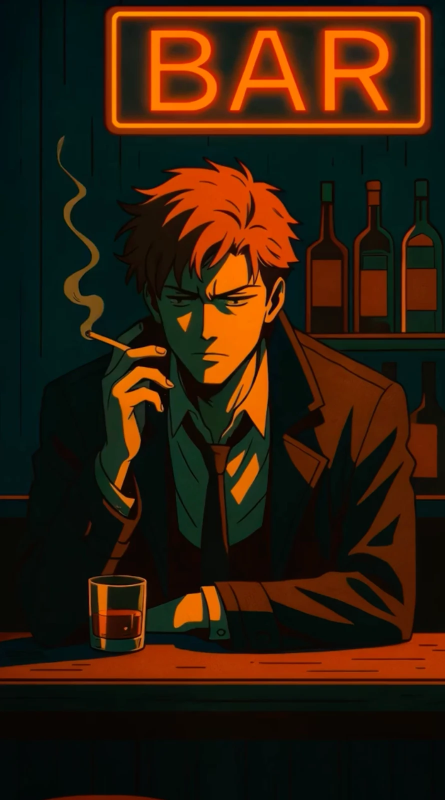
#> input picture bar-neon/src/still.png, 890 x 1600 px (shown at 1/2 size)
$ python prep.py
#> lines starting #> are read from the running program, lines starting #| are printed output that depends on the picture; after the words box and inside, x2 and y2 are one past the last pixel; in counts of white or black regions, pixels touching at a corner belong together; long printed decimals are rounded
# Prepara capas a partir del dibujo fijo: base sin brazo/humo, capa del brazo, capa del neón.
import numpy as np
from PIL import Image, ImageDraw, ImageFilter
A=np.array(Image.open('src/still.png').convert('RGB')).astype(np.float32);H,W=A.shape[:2]
#> after `H, W = A.shape[:2]`: H = 1600; W = 890
P=[(105,62),(130,58),(200,86),(300,122),(385,148),(430,155),(520,146),(585,158),(612,185),(606,212),(560,218),(520,230),(440,236),(405,236),(420,282),(480,280),(540,290),(600,338),(652,380),(646,402),(600,408),(552,388),(560,425),(582,472),(588,540),(560,554),(520,522),(498,492),(470,480),(425,500),(405,522),(412,562),(440,622),(456,702),(452,762),(432,812),(402,842),(382,882),(372,942),(342,1000),(382,1040),(420,1082),(412,1122),(382,1162),(330,1176),(262,1124),(232,1094),(212,1050),(188,1000),(182,900),(200,800),(226,750),(238,720),(248,640),(240,560),(228,470),(228,380),(240,330),(280,272),(310,205),(338,160),(300,128),(250,100),(190,84),(140,80)]
P=[(130+x/3,640+y/3) for x,y in P]
m=Image.new('L',(W,H),0);ImageDraw.Draw(m).polygon(P,fill=255);arm=np.array(m)>0
#> after `m = Image.new('L', (W, H), 0)`: m: PIL image 890x1600 L; every value is 0
#> after `ImageDraw.Draw(m).polygon(P, fill=255)`:
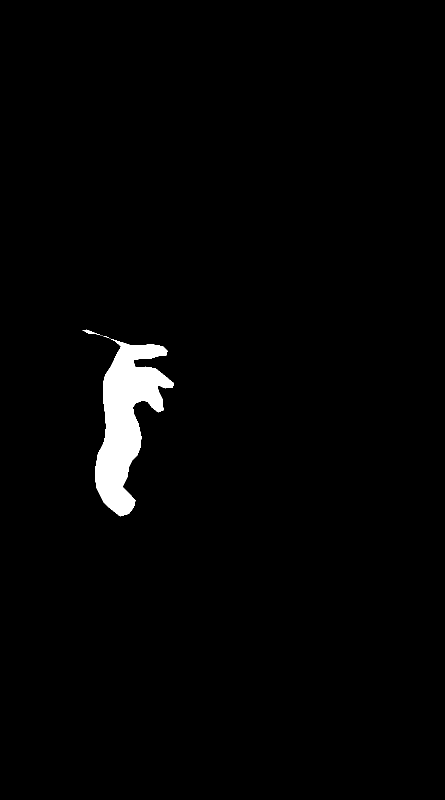
#> m: PIL image 890x1600 L (shown at 1/2 size); 1.9% white; 6 white regions (4 under 20 px), largest, box (x1, y1, x2, y2) and area: (190, 677, 348, 1033) 26444, (165, 659, 200, 670) 113
R,G,B=A[...,0],A[...,1],A[...,2];yy,xx=np.mgrid[:H,:W]
#> after `R, G, B = (A[..., 0], A[..., 1], A[..., 2])`:
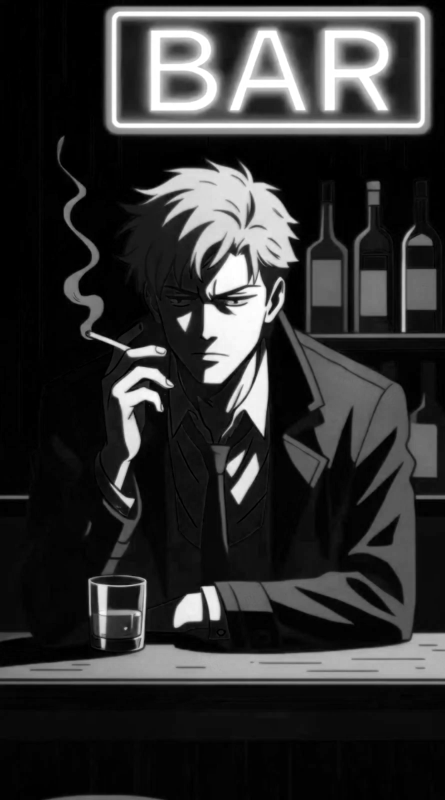
#> R: shape (1600, 890) float32 (shown at 1/2 size); min 0, max 255, mean 50.2
#> after `R, G, B = (A[..., 0], A[..., 1], A[..., 2])`:
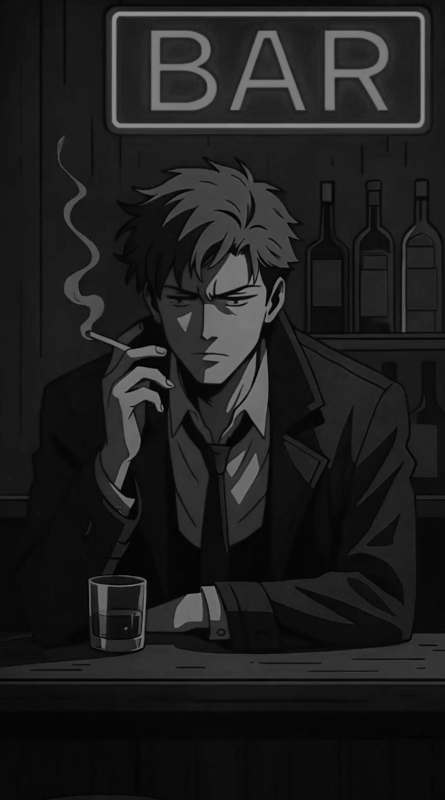
#> G: shape (1600, 890) float32 (shown at 1/2 size); min 0, max 154, mean 30
#> after `R, G, B = (A[..., 0], A[..., 1], A[..., 2])`:
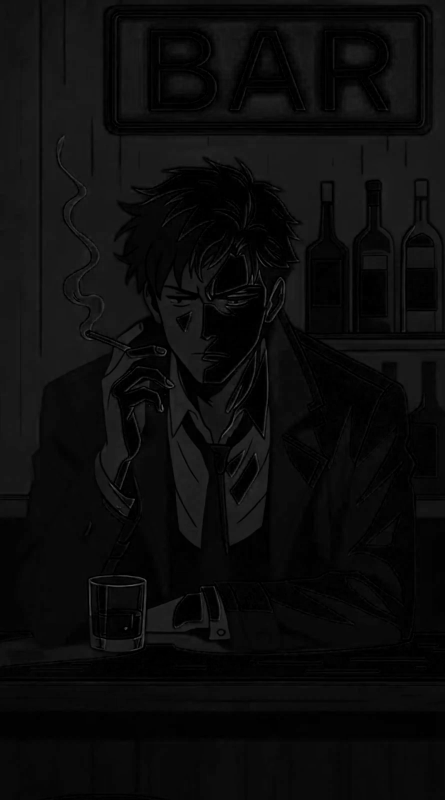
#> B: shape (1600, 890) float32 (shown at 1/2 size); min 0, max 101, mean 12.1
smoke=(R>45)&(R>B+14)&(G>0.55*R)&(G>B)&(R<225)&(xx<238)&(yy>230)&(yy<720)
#> smoke: shape (1600, 890) bool; 0.53% white; 5 white regions (1 under 20 px), largest, box (x1, y1, x2, y2) and area: (114, 273, 207, 680) 7200, (180, 664, 238, 688) 164, (190, 674, 220, 687) 63, (222, 687, 238, 698) 48
print('humo px',smoke.sum(),'color medio',A[smoke].mean(0))
#| humo px 7476 color medio [107.735  75.481  26.767]
hm=Image.fromarray(((smoke|arm)*255).astype(np.uint8)).filter(ImageFilter.MaxFilter(9));hole=np.array(hm)>0
#> after `hm = Image.fromarray(((smoke | arm) * 255).astype(np.uint8)).filter(Im`: hm: PIL image 890x1600 L; 3.2% white; 1 white region, box (x1, y1, x2, y2) and area: (110, 269, 352, 1037) 45809
def diffuse(img,known,k=4,it=700):
#> called with k = 4, it = 700
    h,w=known.shape;sm=Image.fromarray(np.clip(img,0,255).astype(np.uint8)).resize((w//k,h//k),Image.BILINEAR)
#> after `h, w = known.shape`: h = 1600; w = 890
    c=np.array(sm).astype(np.float32);kn=np.array(Image.fromarray((known*255).astype(np.uint8)).resize((w//k,h//k),Image.NEAREST))>250
#> after `kn = np.array(Image.fromarray((known * 255).astype(np.uint8)).resize((`: kn: shape (400, 222) bool; 96.8% white; 1 black region, box (x1, y1, x2, y2) and area: (27, 67, 88, 259) 2874
    c[~kn]=c[kn].mean(0)
#> c: shape (400, 222, 3) float32; mean R, G, B 49.1, 29.1, 11.9
    for _ in range(it):
        p=np.pad(c,((1,1),(1,1),(0,0)),mode='edge');n=(p[:-2,1:-1]+p[2:,1:-1]+p[1:-1,:-2]+p[1:-1,2:])/4
        c=np.where(kn[...,None],c,n)
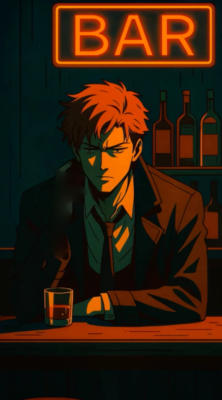
#> c: shape (400, 222, 3) float32; mean R, G, B 47.9, 28.7, 12
    return np.array(Image.fromarray(np.clip(c,0,255).astype(np.uint8)).resize((w,h),Image.BICUBIC)).astype(np.float32)
fill=np.array(Image.fromarray(np.clip(diffuse(A,~hole),0,255).astype(np.uint8)).filter(ImageFilter.GaussianBlur(2))).astype(np.float32)
soft=np.array(hm.filter(ImageFilter.GaussianBlur(2))).astype(np.float32)[...,None]/255
base=A*(1-soft)+fill*soft
Image.fromarray(np.clip(base,0,255).astype(np.uint8)).save('src/base.png')
Image.fromarray(np.dstack([A,np.array(m.filter(ImageFilter.GaussianBlur(1.2))).astype(np.float32)]).astype(np.uint8),'RGBA').save('src/arm.png')
neon=(R>190)&(G>55)&(G<170)&(B<70)&(yy<300)
#> neon: shape (1600, 890) bool; 3% white; 4 white regions, box (x1, y1, x2, y2) and area: (223, 22, 851, 256) 16783, (302, 60, 434, 222) 9789, (649, 60, 777, 221) 9041, (460, 61, 611, 221) 7368
nm=np.array(Image.fromarray((neon*255).astype(np.uint8)).filter(ImageFilter.MaxFilter(3)))
#> nm: shape (1600, 890); 3.5% white; 4 white regions, box (x1, y1, x2, y2) and area: (222, 21, 852, 257) 20173, (301, 59, 435, 223) 11001, (648, 59, 778, 222) 10135, (459, 60, 612, 222) 8382
Image.fromarray(np.dstack([A.astype(np.uint8),nm]),'RGBA').save('src/neon.png')
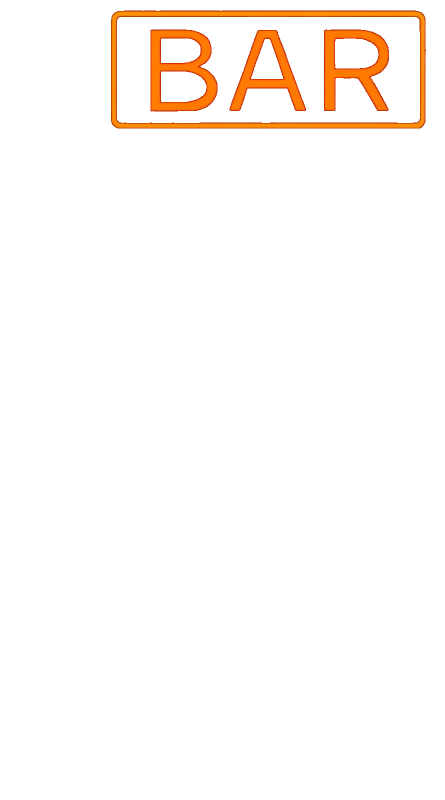
#> saved as neon.png: PIL image 890x1600 RGBA (shown at 1/2 size); mean R, G, B, A 50.2, 30, 12.1, 8.9; transparent parts drawn white
Image.fromarray(np.clip(base,0,255).astype(np.uint8)).crop((0,240,620,1100)).save('build/base_crop.png')
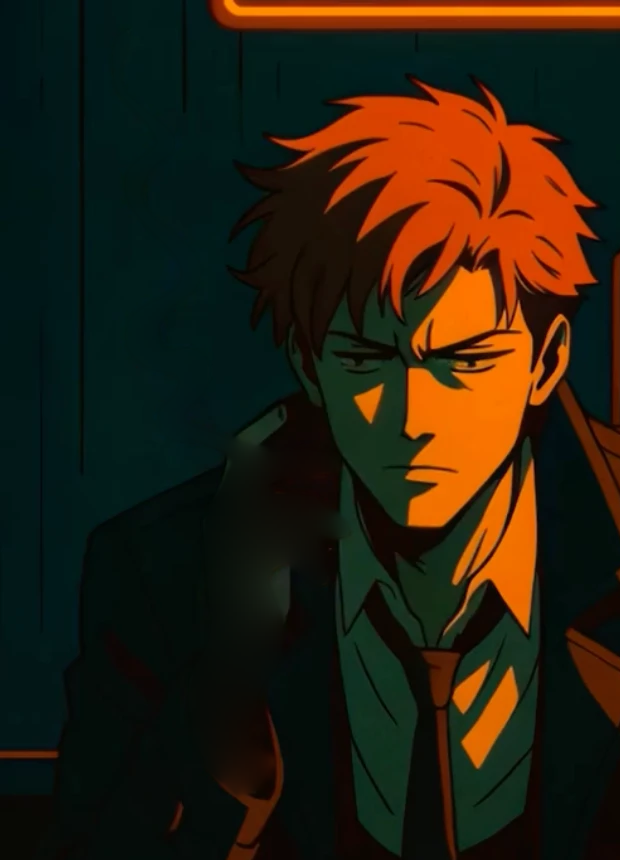
#> saved as base_crop.png: PIL image 620x860 RGB; mean R, G, B 41.2, 31.4, 15.2
